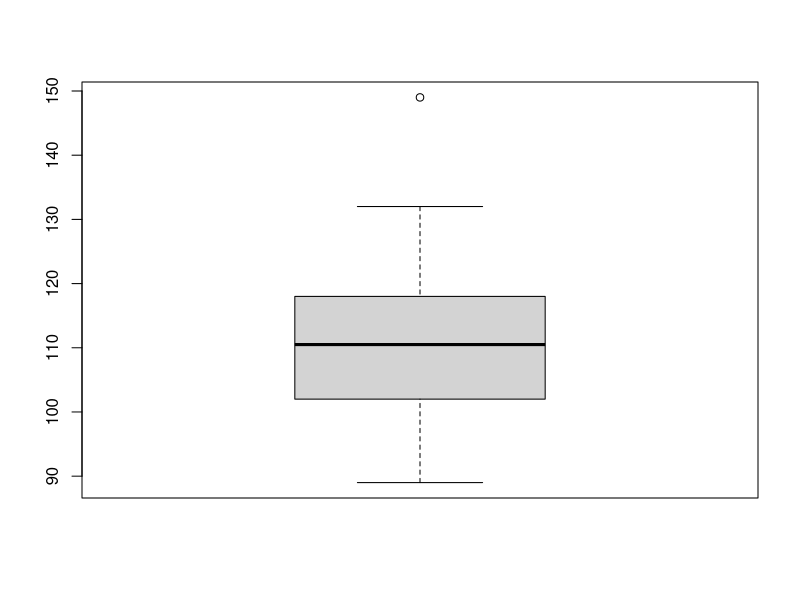
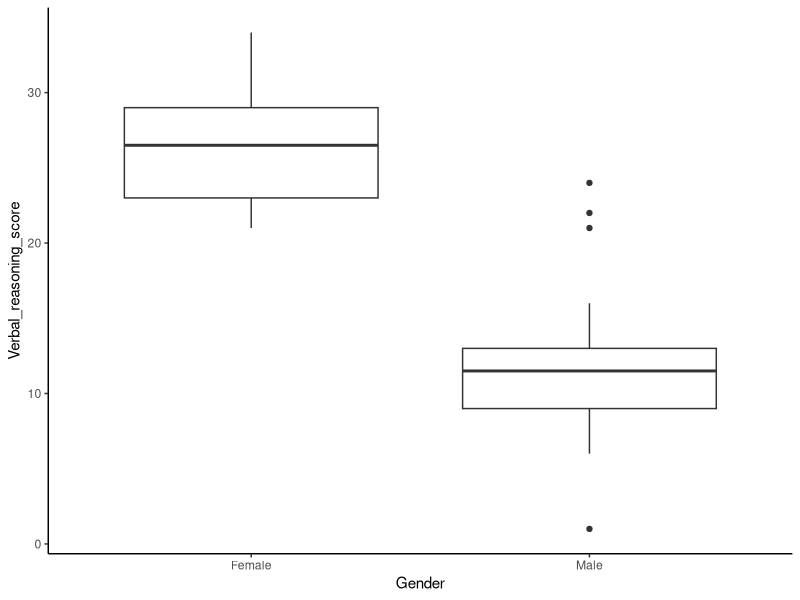

The R source for these figures, in order: (Note: this script raises an error after producing the figures.)
#MTE PROJECT -> STUDENT'S T-TEST
#PRADEEP SHARMA (2K20/MC/098)

#One-Sample T-Test
#set working directory

#import your dataset
iq_data<-read.csv("iq.csv")

#tells about the no. of rows and columns
dim(iq_data)

#select top 10 data sample
head(iq_data,10)

#Graph the data!
##boxplot works great for numeric and categorial data
boxplot(iq_data)

#Hypothesis Testing
#Null Hypothesis (H0): mu = 116
#ALternative Hypothesis : mu > 116
#one-sided 95% confidence interval for mu
TEST1 = t.test(iq_data, mu = 116,alternative = "greater", conf.level = 0.95)
TEST1
#Just elaborating t.test command there is no relation of this line with the problem
#two-sided, 99% confidence interval for mu 
t.test(iq_data, mu = 116, alternative = "two.sided", conf.level = 0.99)

attributes(TEST1)
TEST1$p.value
TEST1$conf.int


#Independent Two Sample T-test
#set working directory

#import your dataset
score <- read.csv("verbal_reasoning_score.csv", header = TRUE, sep = ",")

#load ggplot 2 - it is great for making graphs
library(ggplot2)

#let's go through the steps of hypothesis testing
#state your null and alternative hypothesis
 ## null: there is no difference in mean score between male and female
 ## alternative: there is a difference in mean score between male and female

#Is it one sided or two-sided test?
 ## two-sided : no directionality is implied

#Is this a two-sample paired or independent test?
 ## the score included in male trials are INDEPENDENT of those included in 
 ## female trials.

#Graph the data!
 ##boxplot works great for numeric and categorial data
ggplot(score, aes(x = Gender, y = Verbal_reasoning_score)) + geom_boxplot() + theme_classic()

#use of t-test command
TEST2 = t.test(Verbal_reasoning_score ~ Gender, data = score, var.equal = TRUE, paired = FALSE)
TEST2

## t = 11.714

# Step 3: Calculate your p-value

## p = 6.028e-16

##Step 4: State your conclusion 

## Our p-value is very low, therefore we can reject the null hypothesis that 
 ##there is no difference in mean score between male and female.


#Paired T-test
#set working directory

#import your dataset
stress_levels <- read.csv("stress_lvls.csv", header = TRUE, sep = ",")

attach(stress_levels)
names(stress_levels)
dim(stress_levels)

boxplot(stress_levels_before, stress_levels_after)

plot(stress_levels_before, stress_levels_after)

abline(a = 0, b = 1)
# As we can see that the most of the points lie below the line of 45 deg slope
# that means the stress level is high before the exam than after.

#Hypothesis Testing
#Null Hypothesis (H0): Mean difference is Zero.
#Two sided Test
TEST3 = t.test(stress_levels_before, stress_levels_after, mu = 0, alternative = "two.sided", paired = T, conf.level = 0.99)
TEST3

# Since, p-value is very less.
# Therefore, Null Hypothesis is rejected.